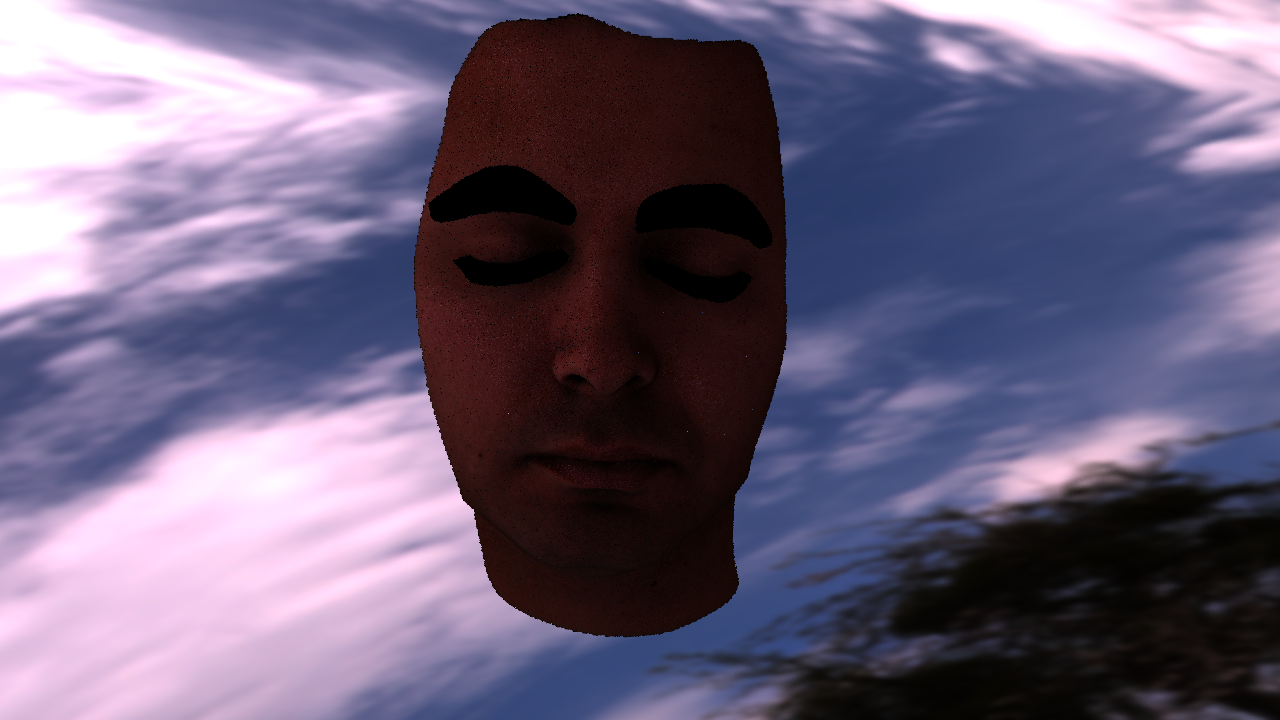
%> input picture PaperFigs/bruteAlbedoBackground1.png, 1280 x 720 px; the run also reads 1 picture not shown here
$ octave AbsDiffCalc.m   (GNU Octave 9; MATLAB toolbox functions it lacks are replaced by stand-ins)
%> lines starting %> are read from the running program, lines starting %| are printed output that depends on the picture; long printed decimals are rounded
clear all
close all
%%
brute_image = imread("bruteAlbedoBackground1.png");
%> brute_image is the input picture: size 720x1280x3 uint16; mean R, G, B 27515.2, 24861.3, 31437.2

pbrt_im = imread('BruteRenderpbrt.png');

figure; subplot(121);imshow(lin2rgb(brute_image));subplot(122);imshow(lin2rgb(pbrt_im));
%> after `imshow(lin2rgb(brute_image))`:
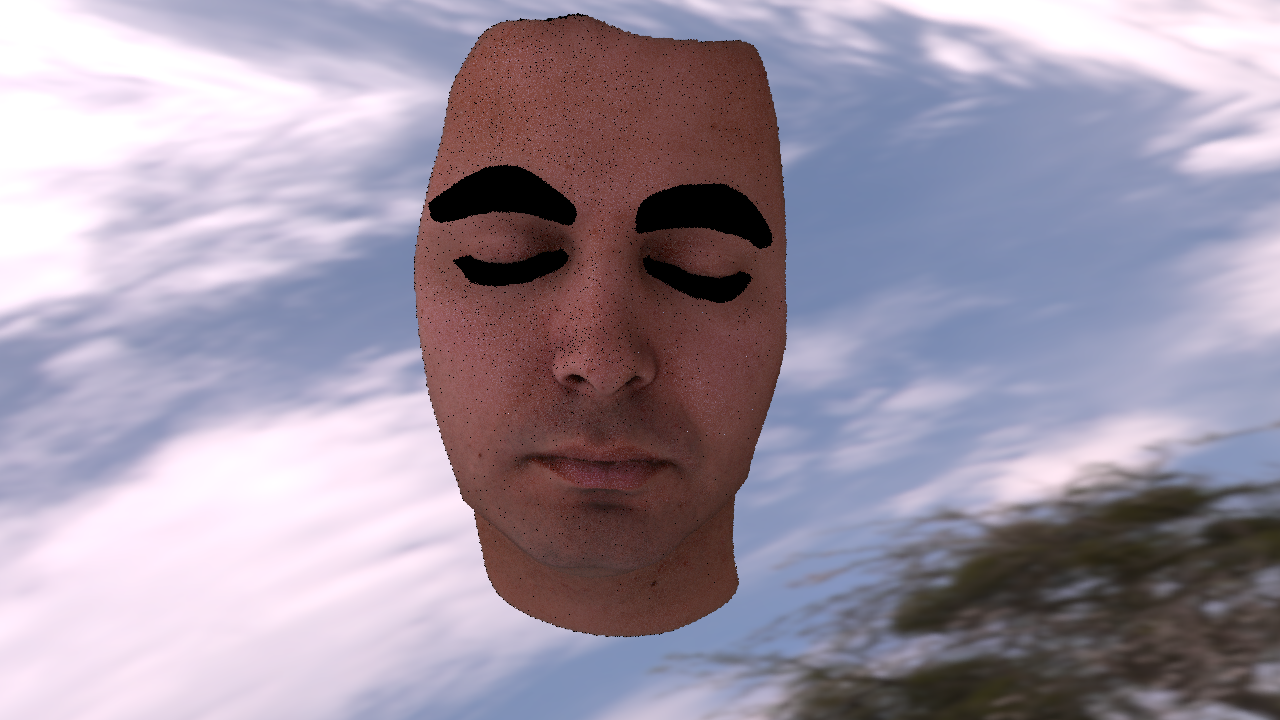
%> displayed picture: size 720x1280x3, on the screen's scale of 0 to 255; mean R, G, B 157.9, 147.9, 164.1

% print min and max vals
fprintf('Min and Max values for Brute Image: %f, %f\n', min(brute_image(:)), max(brute_image(:)));
%| Min and Max values for Brute Image: 0, 65535.000
fprintf('Min and Max values for PBRT Image: %f, %f\n', min(pbrt_im(:)), max(pbrt_im(:)));
%| Min and Max values for PBRT Image: 0, 255.000

% normalize the images
brute_image = double(brute_image)/65535; % 65535 is the maximum value for 16 bit image
%> brute_image: size 720x1280x3 double
pbrt_im = double(pbrt_im)/65535;
%> pbrt_im: size 720x1280x3 double

%%

absDiff = abs( brute_image-pbrt_im);


figure;
for i =1:3
    subplot(1,3,i); imagesc(absDiff(:,:,i)); colorbar;
    clim([0,0.1]); % Set the limits for the color scale to the upper and lower 10th percentile
end

sgtitle('Absolute Difference for R, G and B channels respectivley');
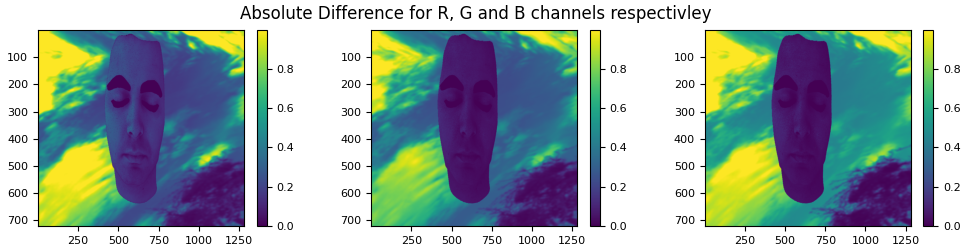
%> figure redrawn from the program's plot data, 3 panels
